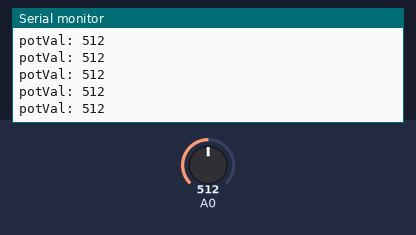
Bench run of a sketch on a simulated Arduino Uno, built with avr-gcc and run on an emulated ATmega328P. Parts: the last lines printed to the serial monitor. The inputs (shaded band) are chosen by the test bench; at power-on: A0 = 512.

Above: at 1.2 s.
1.3 s: A0 set to 11
At 1.8 s:
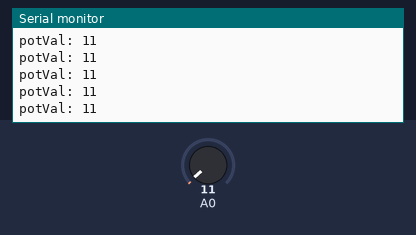
4.3 s: A0 set to 8
At 4.8 s:
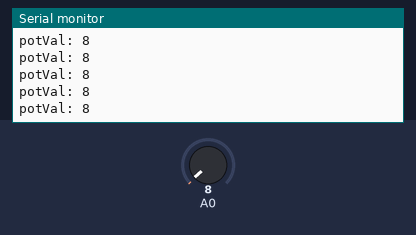
Timing chart, 0 to 7.3 s (numbered marks = the images above; inputs shaded):
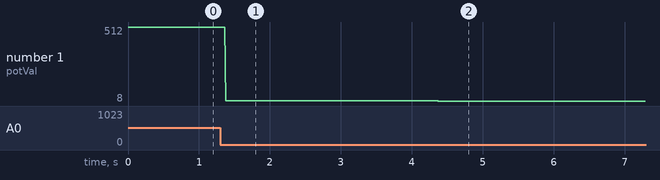

Measured:
- after the input at 1.3 s, the serial monitor: prints a new line after 0.08 s (image 1)
- after the input at 4.3 s, the serial monitor: prints a new line after 0.07 s (image 2)
- plotted number 1: 512 → 11 after the input at 1.3 s, 11 → 8 after the input at 4.3 s

The sketch:

PotTester.ino
```cpp
void setup() {
  Serial.begin(9600);

}

void loop() {

  int potVal = analogRead(A0);

  Serial.println("potVal: " + String(potVal));

}
```
